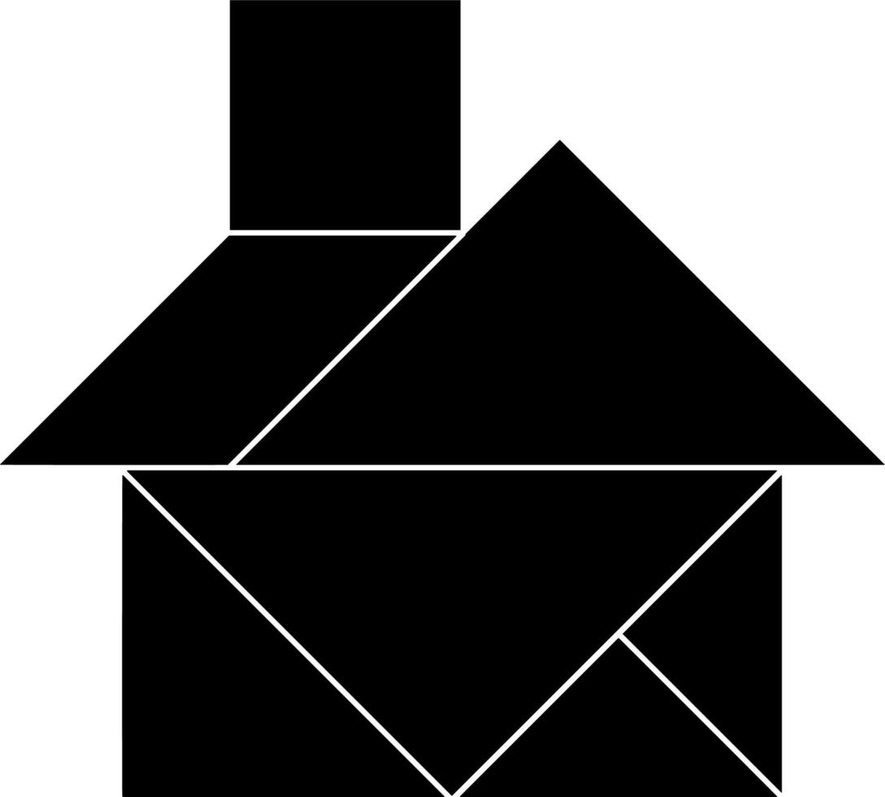
#> input picture tangram2/test3.jpg, 885 x 797 px, shrunk from 1088 x 980 before the run, given in place of the camera
$ python start.py
#> lines starting #> are read from the running program, lines starting #| are printed output that depends on the picture; after the words box and inside, x2 and y2 are one past the last pixel; in counts of white or black regions, pixels touching at a corner belong together
import cv2
import numpy as np
import os
import re
import pprint
# files from the app
#from processing import preprocess_img
#from predictions import *


def get_countours(img):
    ret, thresh = cv2.threshold(img, 1, 255, cv2.THRESH_OTSU)
    contours, heirarchy = cv2.findContours(thresh, cv2.RETR_TREE, cv2.CHAIN_APPROX_SIMPLE)

    return contours, thresh


def find_moments(cnts, filename=None, hu_moment = True):
    lst_moments = [cv2.moments(c) for c in cnts] # retrieve moments of all shapes identified
    lst_areas = [i["m00"] for i in lst_moments] # retrieve areas of all shapes

    try :
        max_idx = lst_areas.index(max(lst_areas)) # select shape with the largest area

        if hu_moment: # if we want the Hu moments
            HuMo = cv2.HuMoments(lst_moments[max_idx]) # grab humoments for largest shape
            if filename:
                HuMo = np.append(HuMo, filename)
            return HuMo

        # if we want to get the moments
        Moms = lst_moments[max_idx]
        if filename:
            Moms['target'] = filename
        return Moms
    except Exception as e:
        return [] # predictions impossible


# Open the default camera
cam = cv2.VideoCapture(0)

# Get the default frame width and height
frame_width = int(cam.get(cv2.CAP_PROP_FRAME_WIDTH))
frame_height = int(cam.get(cv2.CAP_PROP_FRAME_HEIGHT))

# Define the codec and create VideoWriter object
fourcc = cv2.VideoWriter_fourcc(*'mp4v')
out = cv2.VideoWriter('output.mp4', fourcc, 20.0, (frame_width, frame_height))

while True:
    ret, frame = cam.read()
#> frame is the input picture: shape (797, 885, 3); min 0, max 255, mean 103.3

    # Write the frame to the output file
    out.write(frame)
    try:
        gray = cv2.cvtColor(frame, cv2.COLOR_BGR2GRAY)

        cnts, thresh = get_countours(gray)
#> in get_countours, `ret, thresh = cv2.threshold(img, 1, 255, cv2.THRESH_OTSU)`: thresh: shape (797, 885); 40.4% white; 1 white region
#> in get_countours, `ret, thresh = cv2.threshold(img, 1, 255, cv2.THRESH_OTSU)`: ret = 127
#> in get_countours, `contours, heirarchy = cv2.findContours(thresh, cv2.RETR_TREE, cv2.CHAI..`: contours = 4 contours; box (x1, y1, x2, y2) and area: (0, 0, 885, 797) 519930, (126, 469, 778, 797) 106928, (236, 139, 885, 466) 106364, (622, 475, 783, 793) 25755
#> cnts has the same summary as contours in get_countours
        hu_moms = find_moments(cnts)
#> in find_moments, `lst_moments = [cv2.moments(c) for c in cnts]`: lst_moments = 4 items
#> in find_moments, `lst_areas = [i["m00"] for i in lst_moments]`: lst_areas = [519930, 25755, 106928.5, 106363.5]
#> in find_moments, `max_idx = lst_areas.index(max(lst_areas))`: max_idx = 0
#> in find_moments, `HuMo = cv2.HuMoments(lst_moments[max_idx])`: HuMo = [0.23, 0.00236, 0.00025, 0.000401, 1.24e-07, 1.87e-05, -2.86e-08]
#> hu_moms has the same summary as HuMo in find_moments

        cnts = [cnt for cnt in cnts if cv2.contourArea(cnt) > 100]

        for i, cnt in enumerate(cnts):
            x,y = cnt[0,0]
            moments = cv2.moments(cnt)
            hm = cv2.HuMoments(moments)
            cv2.drawContours(frame, [cnt], -1, (0,255,255), 3)
            cv2.putText(frame, f'Contour {i+1}', (x, y), cv2.FONT_HERSHEY_SIMPLEX, 0.6, (255, 255, 0), 2)
#> this loop made 4 passes
#> (x, y) on passes 1 to 4: (0, 0), (780, 475), (126, 470), (559, 139)
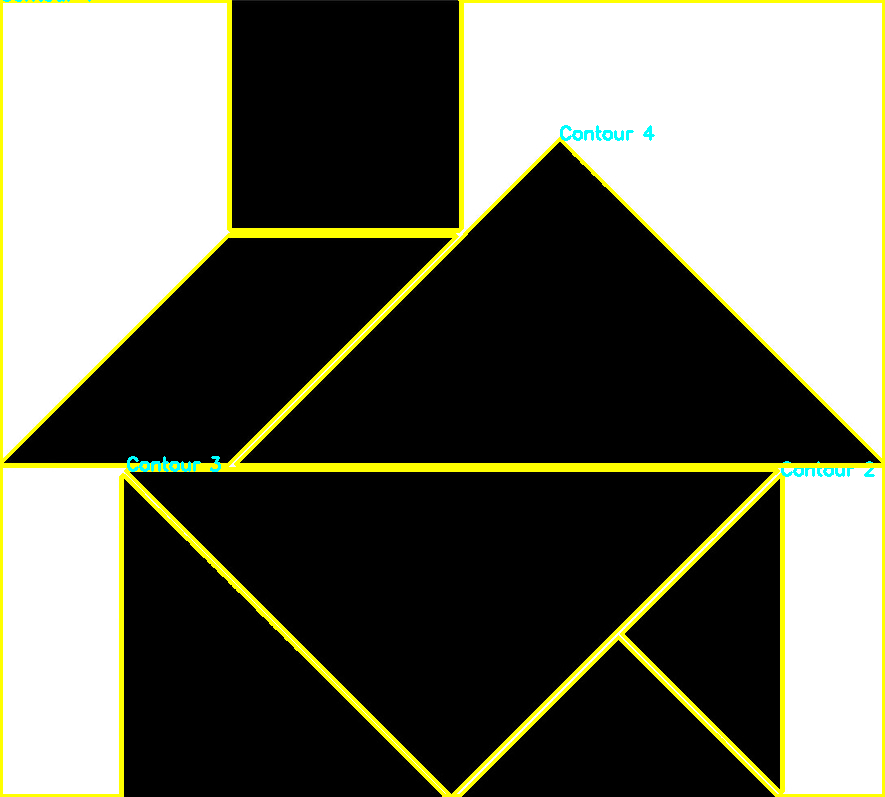
#> frame: shape (797, 885, 3); 5.25% of pixels changed, all inside (x1, y1, x2, y2) = (0, 0, 885, 797)

        #cv2.drawContours(frame, contours, -1, (0,255,0), 20)
        cv2.namedWindow('Contours',cv2.WINDOW_NORMAL)
        cv2.namedWindow('Thresh',cv2.WINDOW_NORMAL)
        cv2.imshow('Contours', frame)
        cv2.imshow('Thresh', thresh)
    except:
        print('error')

    if cv2.waitKey(1) == ord('q'):
#> (key q is pressed here)
        break

# Release the capture and writer objects
cam.release()
out.release()
cv2.destroyAllWindows()

$ run again, on tangram2/test2.png
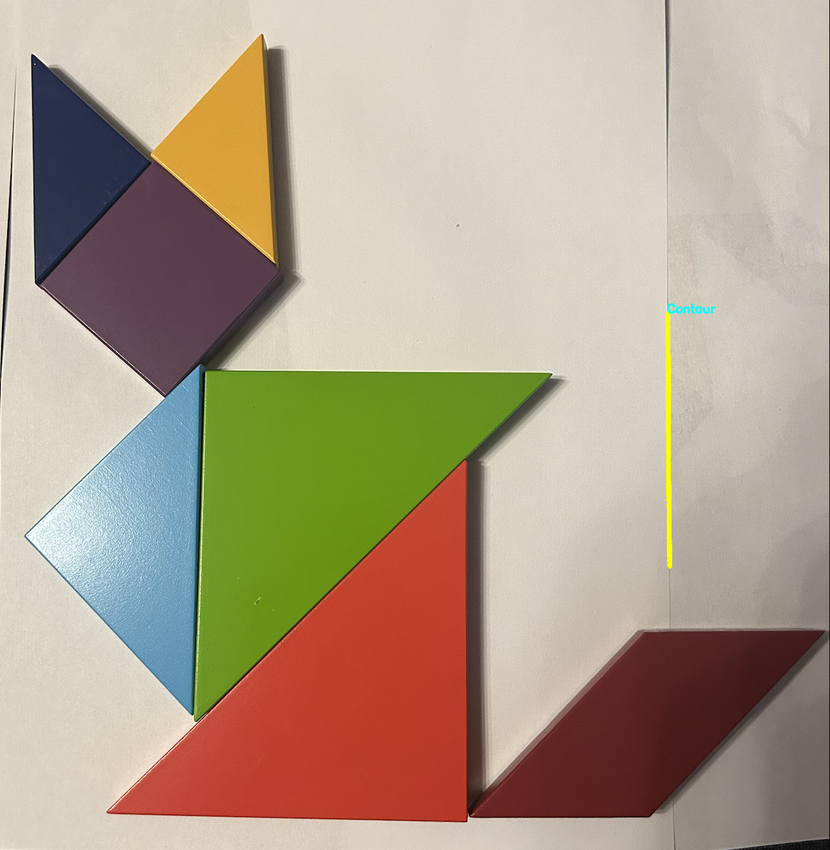
#> input picture tangram2/test2.png, 830 x 850 px, shrunk from 1262 x 1292 before the run, given in place of the camera
#> frame is the input picture: shape (850, 830, 3); mean B, G, R 138.8, 159.7, 176
#> in get_countours, `ret, thresh = cv2.threshold(img, 1, 255, cv2.THRESH_OTSU)`:
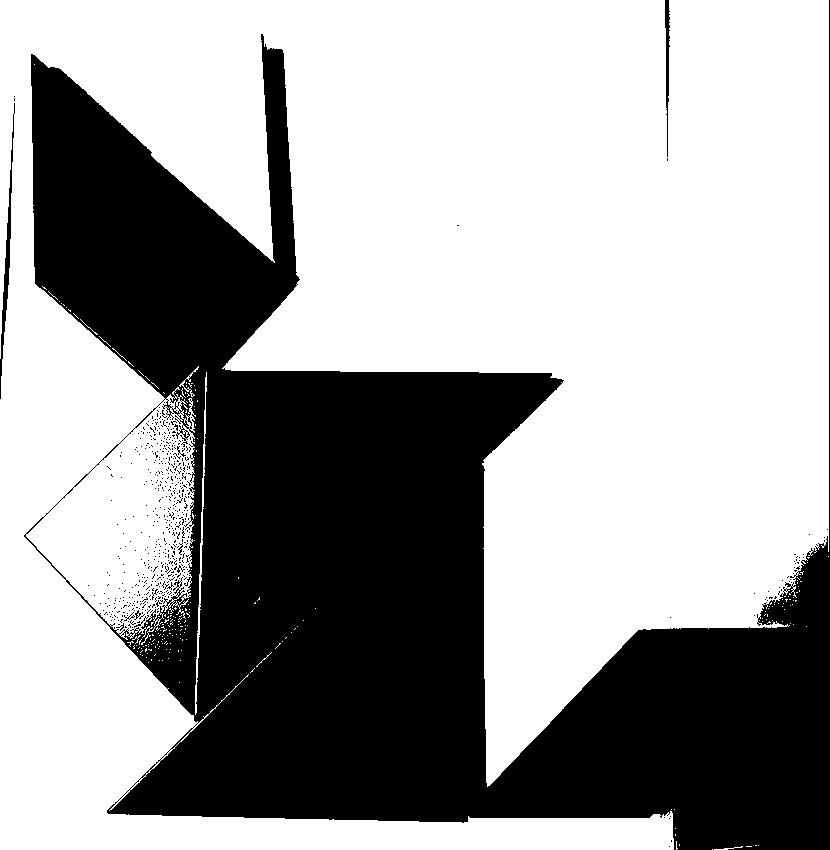
#> thresh: shape (850, 830); 63.2% white; 591 black regions (582 under 20 px)
#> ret = 147
#> contours = 1416 contours, 1387 with area under 20; largest, box (x1, y1, x2, y2) and area: (0, 0, 829, 850) 443488, (195, 372, 207, 715) 305, (140, 612, 157, 632) 142, (23, 533, 67, 581) 134, (170, 727, 194, 750) 64
#> `cnts, thresh = get_countours(gray)`: cnts has the same summary as contours in get_countours
#> lst_moments = 1416 items
#> lst_areas = 1416 values, max 443487.5 at index 223, min 0 at index 0, mean 316.9
#> max_idx = 223
#> HuMo = [0.269, 0.00293, 0.000733, 0.00136, 1.17e-06, 7.03e-05, -6.91e-07]
#> hu_moms has the same summary as HuMo in find_moments
#> `cnts = [cnt for cnt in cnts if cv2.contourArea(cnt) > 100]`: cnts = 4 contours; box (x1, y1, x2, y2) and area: (0, 0, 829, 850) 443488, (195, 372, 207, 715) 305, (140, 612, 157, 632) 142, (23, 533, 67, 581) 134
#> the loop `for i, cnt in enumerate(cnts):` made 4 passes
#> (x, y, hm) on passes 1, 4: (206, 372, [26.91, 724.2, 539.1, 538.3, 289994.5, 14482.2, 5.54]), (25, 533, [2.42, 5.84, 0.00409, 0.00191, 5.14e-06, 0.00344, 1.46e-06])
#> after the loop `for i, cnt in enumerate(cnts):`:
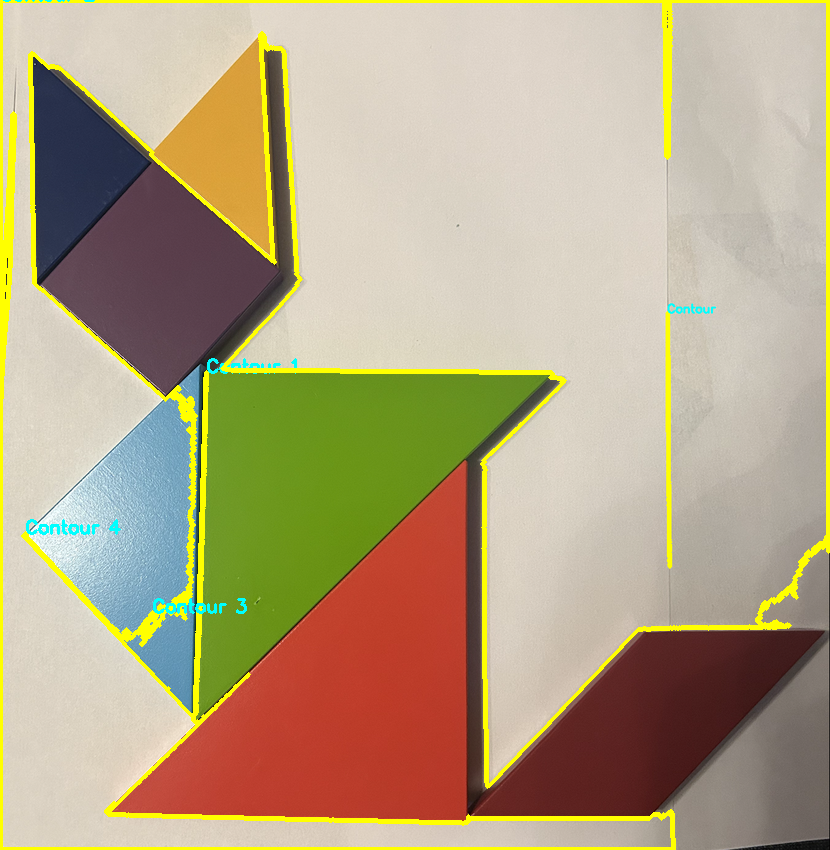
#> frame: shape (850, 830, 3); 5.08% of pixels changed, all inside (x1, y1, x2, y2) = (0, 0, 830, 850)
